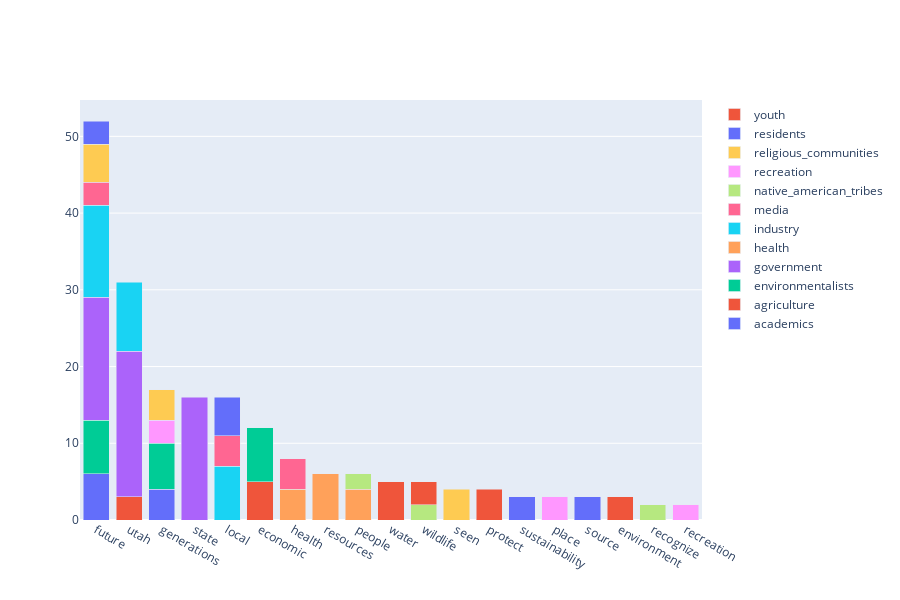

Write notebook code for a chart like this one.
### Code cell
# Assuming df_grouped is your DataFrame and it has columns 'stakeholder_type' and 'values_words'
df_grouped['values_words'] = df_grouped['values_words'].apply(lambda x: x.split())

# Calculate word frequency for each stakeholder_type
df_grouped['word_freq'] = df_grouped['values_words'].apply(lambda x: dict(Counter(x)))

# Explode the word_freq column into multiple rows
rows = []
_ = df_grouped.apply(lambda row: [rows.append([row['stakeholder_type'], nn, freq]) 
                         for nn, freq in row.word_freq.items()], axis=1)
df_new = pd.DataFrame(rows, columns=['stakeholder_type', 'word', 'freq'])

# Sort by stakeholder_type and frequency
df_new = df_new.sort_values(['stakeholder_type', 'freq'], ascending=[True, False])

# Select the top 3 words by frequency for each stakeholder_type
df_top3_words = df_new.groupby('stakeholder_type').head(3)

# Create the bar chart with Plotly
fig = go.Figure()

for stakeholder_type, df_sub in df_top3_words.groupby('stakeholder_type'):
    fig.add_trace(go.Bar(x=df_sub['word'], y=df_sub['freq'], name=stakeholder_type))

fig.update_layout(barmode='stack', xaxis={'categoryorder':'total descending'}, height=600, width=900)
fig.show()

### Figure 1 — Plotly figure (JSON) as saved in the notebook; plotly's stock layout.template omitted (floating-point values rounded to 4 significant figures)
{"data": [{"name": "academics", "type": "bar", "x": ["future", "generations", "sustainability"], "y": [6, 4, 3]}, {"name": "agriculture", "type": "bar", "x": ["economic", "water", "utah"], "y": [5, 5, 3]}, {"name": "environmentalists", "type": "bar", "x": ["future", "economic", "generations"], "y": [7, 7, 6]}, {"name": "government", "type": "bar", "x": ["utah", "state", "future"], "y": [19, 16, 16]}, {"name": "health", "type": "bar", "x": ["resources", "health", "people"], "y": [6, 4, 4]}, {"name": "industry", "type": "bar", "x": ["future", "utah", "local"], "y": [12, 9, 7]}, {"name": "media", "type": "bar", "x": ["health", "local", "future"], "y": [4, 4, 3]}, {"name": "native_american_tribes", "type": "bar", "x": ["people", "wildlife", "recognize"], "y": [2, 2, 2]}, {"name": "recreation", "type": "bar", "x": ["place", "generations", "recreation"], "y": [3, 3, 2]}, {"name": "religious_communities", "type": "bar", "x": ["future", "generations", "seen"], "y": [5, 4, 4]}, {"name": "residents", "type": "bar", "x": ["local", "future", "source"], "y": [5, 3, 3]}, {"name": "youth", "type": "bar", "x": ["protect", "environment", "wildlife"], "y": [4, 3, 3]}], "layout": {"barmode": "stack", "height": 600, "width": 900, "xaxis": {"categoryorder": "total descending"}}}
